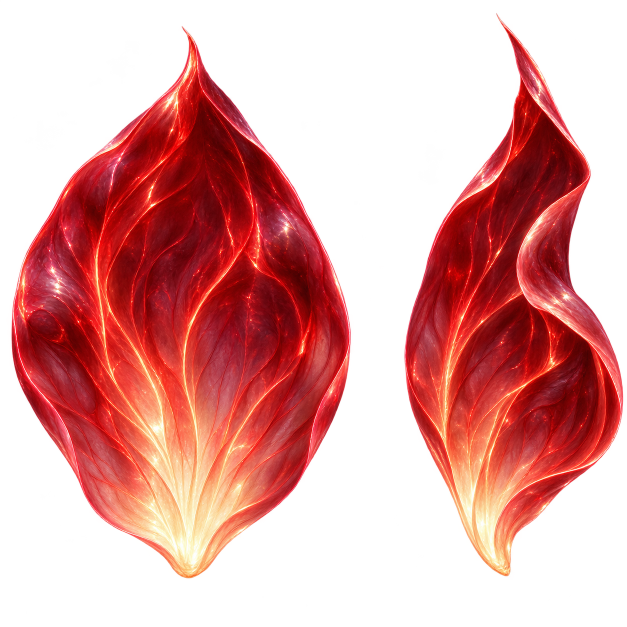
#> input picture dev/godot/fox_bloom/art/petal_source.png, 1254 x 1254 px (shown at 1/2 size)
$ python prepare.py
#> lines starting #> are read from the running program, lines starting #| are printed output that depends on the picture
"""Mechanically split the original generated source into its two petal materials."""
from pathlib import Path
from PIL import Image
root=Path(__file__).resolve().parent/'art'
im=Image.open(root/'petal_source.png')
#> im is the input picture: PIL image 1254x1254 RGBA; mean R, G, B, A 89.7, 26.6, 24.2, 115.2
im.crop((0,0,740,1254)).save(root/'petal_wide.png')
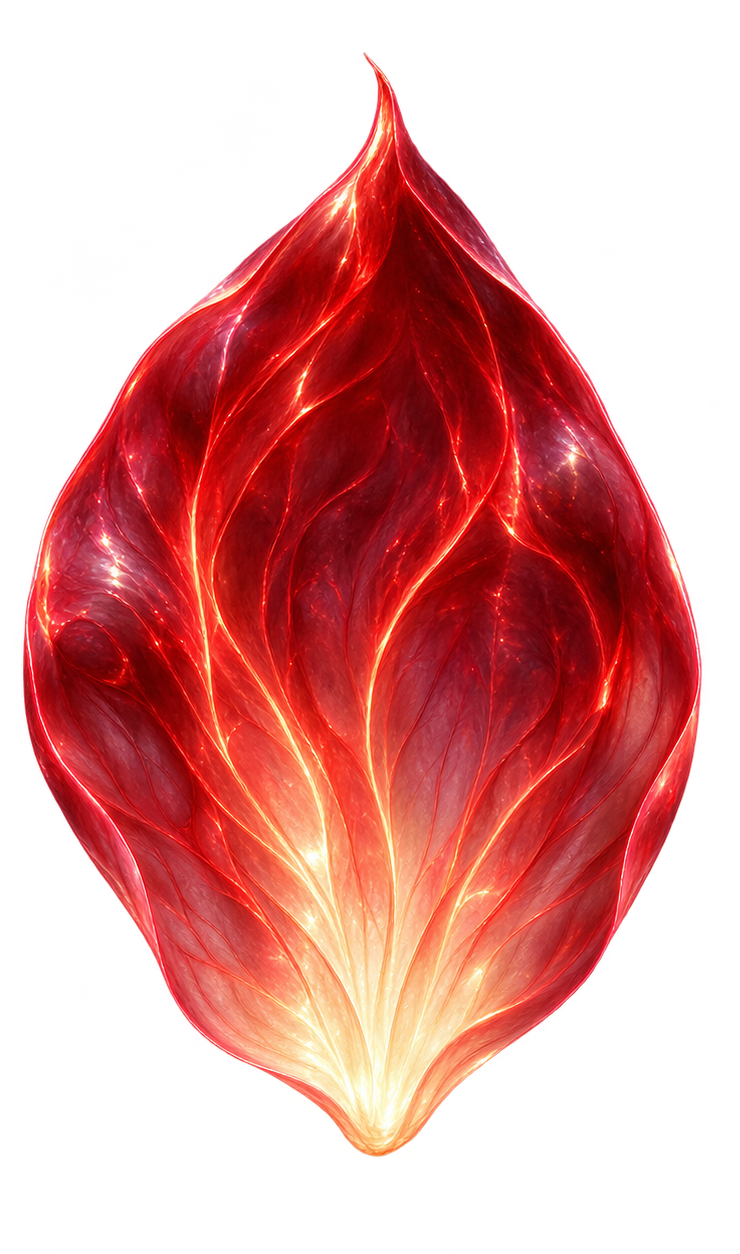
#> saved as petal_wide.png: PIL image 740x1254 RGBA; mean R, G, B, A 97.3, 29.3, 26.8, 124.6; transparent parts drawn white
im.crop((760,0,1254,1254)).save(root/'petal_curl.png')
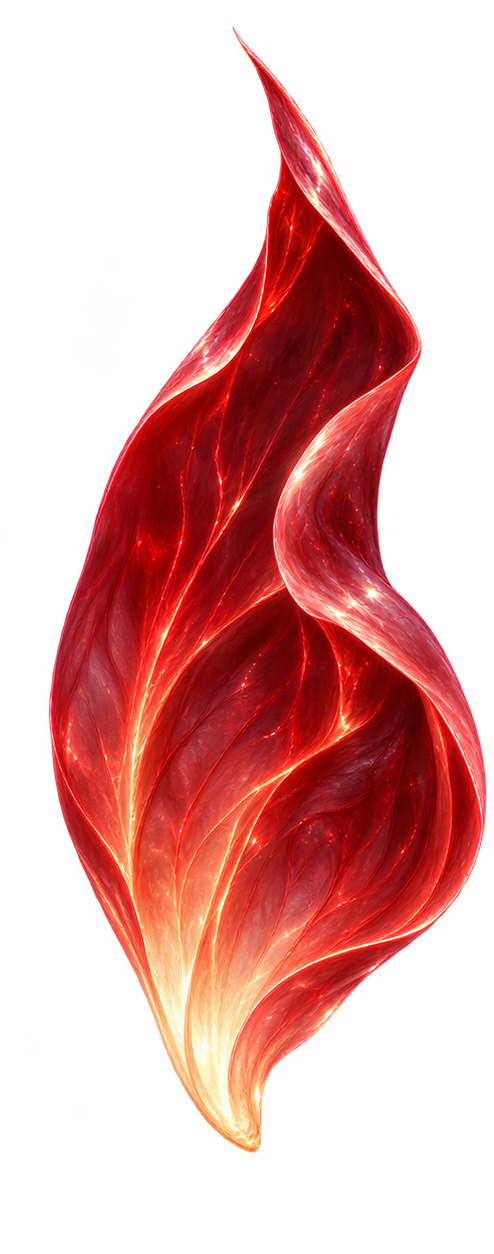
#> saved as petal_curl.png: PIL image 494x1254 RGBA; mean R, G, B, A 81.9, 23.6, 21.1, 105.6; transparent parts drawn white
